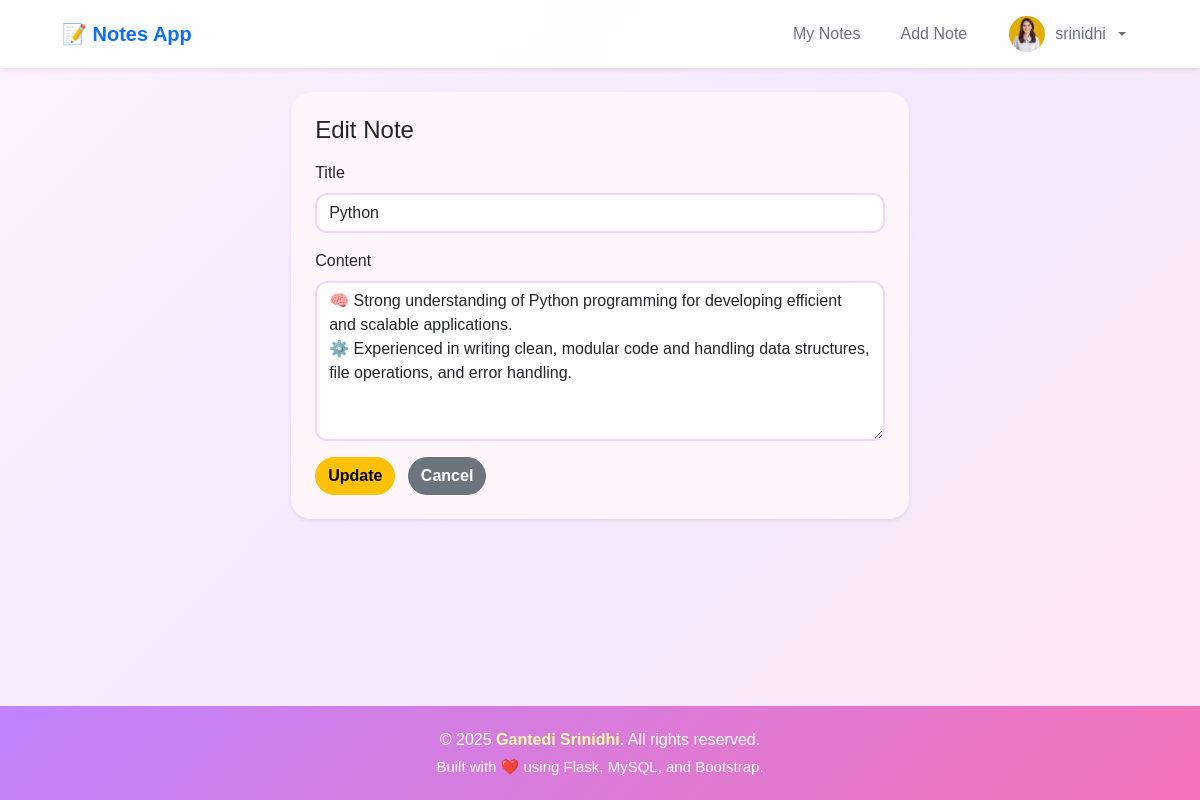
/updatenote/1 (signed in), run on the app's committed database.
### tables this page shows
CREATE TABLE notes (
    id INTEGER PRIMARY KEY AUTOINCREMENT,
    title TEXT NOT NULL,
    content TEXT NOT NULL,
    user_id INTEGER NOT NULL,
    created_at TIMESTAMP DEFAULT CURRENT_TIMESTAMP,
    is_pinned INTEGER DEFAULT 0,
    FOREIGN KEY (user_id) REFERENCES users (id)
);

### app.py (the view, shortened to what this page needs)
@app.route('/updatenote/<int:note_id>', methods=['GET', 'POST'])
def updatenote(note_id):
    if 'user_id' not in session:
        return redirect('/login')
    user_id = session['user_id']
    conn = get_db_connection()
    cur = conn.cursor()
    cur.execute("SELECT id, title, content FROM notes WHERE id = ? AND user_id = ?", (note_id, user_id))
    row = cur.fetchone()
    if row:
        note = {
        "id": row[0],
        "title": row[1],
        "content": row[2]
    }
    else:
        note = None
    if not note:
        cur.close()
        conn.close()
        flash("You are not authorized to edit this note.", "danger")
        return redirect('/viewall')
    cur.close()
    conn.close()
    return render_template('updatenote.html', note=note)

### app.py (called while the page is built)
def get_db_connection():
    conn = sqlite3.connect('notes.db')
    conn.row_factory = sqlite3.Row
    return conn

### templates/updatenote.html (shortened to what this page needs)
{% extends 'base.html' %}
{% block content %}
<div class="row justify-content-center">
  <div class="col-12 col-md-8 col-lg-7">
    <div class="card shadow-sm">
      <div class="card-body p-4">
        <h4 class="mb-3">Edit Note</h4>
        <form method="POST">
          <div class="mb-3">
            <label class="form-label">Title</label>
            <input name="title" class="form-control" value="{{ note.title }}" required>
          </div>
          <div class="mb-3">
            <label class="form-label">Content</label>
            <textarea name="content" rows="6" class="form-control" required>{{ note.content }}</textarea>
          </div>
          <button class="btn btn-warning" type="submit">Update</button>
          <a class="btn btn-secondary ms-2" href="{{ url_for('viewall') }}">Cancel</a>
        </form>
      </div>
    </div>
  </div>
</div>
{% endblock %}

### static/style.css (style rules this page uses)
a { text-decoration: none !important; }
body { background: linear-gradient(135deg, #fdf2ff, #f3e8ff, #ffe4f2); font-family: 'Poppins', sans-serif; min-height: 100vh; color: #4b5563; }
.card { border-radius: 20px; border: none; background: #fef6fb; box-shadow: 0 8px 25px rgba(168, 85, 247, 0.12); transition: 0.3s; }
.btn { border-radius: 40px; font-weight: 600; }
.form-control { border-radius: 12px; border: 2px solid #f3d5ff; }

### data on the page
notes: title "Python", content "🧠 Strong understanding of Python programming for developing efficient and scalable applications. ⚙️ Experienced in writing clean, modular code and handling data structures, file operations, and error handling."

### other printed values
{{ session.get('username') }} "srinidhi"
